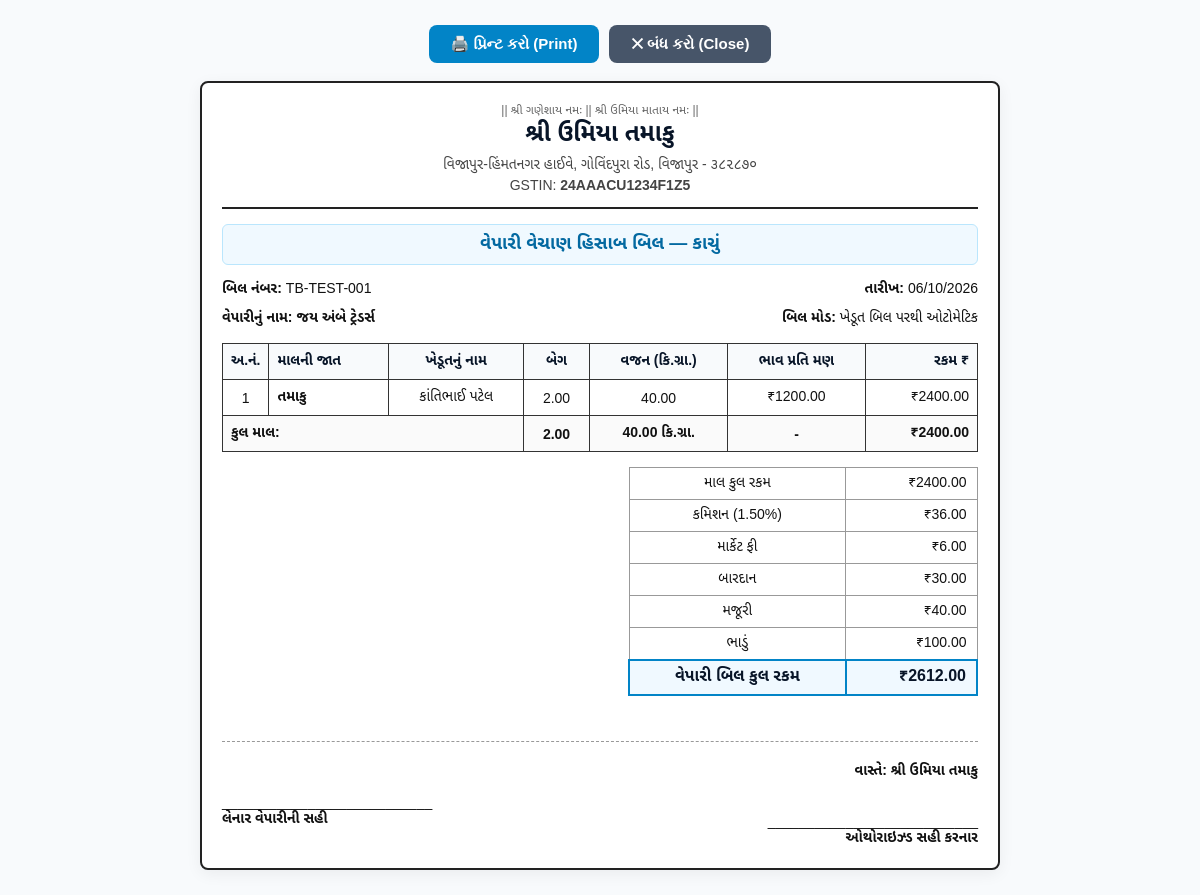
The page /print/trader/1/ (signed in) on the database its author committed.
### billing/models.py (models this page shows, shortened)
class TraderBill(models.Model):
    BILL_TYPES = [
        ('કાચું', 'કાચું બિલ'),
        ('GST', 'GST બિલ'),
    ]
    MODES = [
        ('auto', 'ખેડૂત બિલ પરથી ઓટોમેટિક'),
        ('manual', 'મેન્યુઅલ'),
    ]
    bill_no = models.CharField(max_length=50, unique=True, verbose_name="બિલ નંબર")
    date = models.DateField(default=timezone.now, verbose_name="તારીખ")
    firm_name = models.CharField(max_length=200, blank=True, default="", verbose_name="પેઢીનું નામ")
    trader_name = models.CharField(max_length=150, verbose_name="વેપારીનું નામ")
    bill_type = models.CharField(max_length=10, choices=BILL_TYPES, default='કાચું', verbose_name="બિલ પ્રકાર")
    mode = models.CharField(max_length=10, choices=MODES, default='auto', verbose_name="બનાવવાની રીત")
    base_amount = models.DecimalField(max_digits=14, decimal_places=2, default=0.00, verbose_name="માલ કુલ ₹")
    commission_rate = models.DecimalField(max_digits=5, decimal_places=2, default=1.50, verbose_name="કમિશન %")
    commission_amount = models.DecimalField(max_digits=12, decimal_places=2, default=0.00, verbose_name="કમિશન ₹")
    market_fee = models.DecimalField(max_digits=12, decimal_places=2, default=0.00, verbose_name="માર્કેટ ફી ₹")
    bardan_amount = models.DecimalField(max_digits=12, decimal_places=2, default=0.00, verbose_name="બારદાન ₹")
    labor = models.DecimalField(max_digits=12, decimal_places=2, default=0.00, verbose_name="મજૂરી ₹")
    rent = models.DecimalField(max_digits=12, decimal_places=2, default=0.00, verbose_name="ભાડું ₹")
    gst_rate = models.DecimalField(max_digits=5, decimal_places=2, default=0.00, verbose_name="GST %")
    tax_amount = models.DecimalField(max_digits=12, decimal_places=2, default=0.00, verbose_name="GST ₹")
    total_amount = models.DecimalField(max_digits=14, decimal_places=2, default=0.00, verbose_name="કુલ બિલ ₹")
    created_at = models.DateTimeField(auto_now_add=True)
    class Meta:
        ordering = ['-date', '-id']
        verbose_name = "વેપારી બિલ"
        verbose_name_plural = "વેપારી બિલો"
    @property
    def total_bags(self):
        return sum(item.bags for item in self.items.all())
    @property
    def total_weight(self):
        return sum(item.weight for item in self.items.all())

class FirmSetting(models.Model):
    firm_name = models.CharField(max_length=200, default="શ્રી ખેડૂત એન્ટરપ્રાઇઝ", verbose_name="પેઢીનું નામ")
    firm_address = models.TextField(blank=True, default="", verbose_name="પેઢીનું સરનામું")
    firm_gst = models.CharField(max_length=30, blank=True, default="", verbose_name="પેઢીનો GST નંબર")
    bardan_rate = models.DecimalField(max_digits=10, decimal_places=2, default=15.00, verbose_name="બારદાન દર (દર બેગ ₹)")
    market_fee_rate = models.DecimalField(max_digits=10, decimal_places=2, default=3.00, verbose_name="માર્કેટ ફી દર (દર બેગ ₹)")
    commission_rate = models.DecimalField(max_digits=5, decimal_places=2, default=1.50, verbose_name="કમિશન દર (%)")
    initial_cash = models.DecimalField(max_digits=14, decimal_places=2, default=0.00, verbose_name="પ્રારંભિક રોકડ બેલેન્સ ₹")
    initial_bank = models.DecimalField(max_digits=14, decimal_places=2, default=0.00, verbose_name="પ્રારંભિક બેંક બેલેન્સ ₹")
    bank_name = models.CharField(max_length=150, blank=True, default="", verbose_name="બેંકનું નામ")
    bank_account = models.CharField(max_length=60, blank=True, default="", verbose_name="બેંક ખાતા નંબર")
    sign_name = models.CharField(max_length=150, blank=True, default="", verbose_name="સહી કરનારનું નામ")
    sign_gst = models.CharField(max_length=30, blank=True, default="", verbose_name="સહી કરનારનો GST નંબર")
    class Meta:
        verbose_name = "પેઢી સેટિંગ"
        verbose_name_plural = "પેઢી સેટિંગ્સ"
    @classmethod
    def get_settings(cls):
        setting, _ = cls.objects.get_or_create(id=1)
        return setting

class TraderBillItem(models.Model):
    bill = models.ForeignKey(TraderBill, on_delete=models.CASCADE, related_name='items')
    farmer_bill = models.ForeignKey(FarmerBill, null=True, blank=True, on_delete=models.SET_NULL, related_name='trader_bill_items')
    farmer_name = models.CharField(max_length=150, blank=True, default="", verbose_name="ખેડૂતનું નામ")
    item_type = models.CharField(max_length=100, default="તમાકુ", verbose_name="માલની જાત")
    trader_name = models.CharField(max_length=150, blank=True, default="", verbose_name="વેપારી")
    bags = models.DecimalField(max_digits=10, decimal_places=2, default=0, verbose_name="બેગ")
    weight = models.DecimalField(max_digits=10, decimal_places=2, default=0, verbose_name="વજન (કિ.ગ્રા.)")
    rate = models.DecimalField(max_digits=10, decimal_places=2, default=0, verbose_name="ભાવ પ્રતિ મણ (20 કિ.ગ્રા.)")
    amount = models.DecimalField(max_digits=12, decimal_places=2, default=0, verbose_name="રકમ ₹")

### billing/views.py (the view)
# urls.py: path('print/trader/<int:bill_id>/', views.print_trader_bill, name='print_trader_bill'),
@login_required
def print_trader_bill(request, bill_id):
    bill = get_object_or_404(TraderBill, id=bill_id)
    st = get_current_settings()
    return render(request, 'billing/print_trader_bill.html', {'bill': bill, 'st': st})

### billing/context_processors.py (called while the page is built)
def global_settings(request):
    try:
        setting = FirmSetting.get_settings()
    except Exception:
        setting = None
    return {
        'firm_setting': setting,
        'today_date': timezone.now().date(),
    }

### billing/views.py (called while the page is built)
def get_current_settings():
    return FirmSetting.get_settings()

### templates/billing/print_trader_bill.html (shortened to what this page needs)
<!doctype html>
<html lang="gu">
<head>
</head>
<body>
  <div class="print-actions noprint">
    <button class="btn-print" onclick="window.print()">🖨️ પ્રિન્ટ કરો (Print)</button>
    <button class="btn-print btn-close" onclick="window.close()">✕ બંધ કરો (Close)</button>
  </div>
  <div class="bill-box">
    <div class="top-header">
      <div style="font-size: 12px; color: #666;">|| શ્રી ગણેશાય નમઃ || શ્રી ઉમિયા માતાય નમઃ ||</div>
      <h1>{{ bill.firm_name|default:st.firm_name }}</h1>
      <p>{{ st.firm_address }}</p>
      {% if st.firm_gst %}<p>GSTIN: <b>{{ st.firm_gst }}</b></p>{% endif %}
    </div>
    <div class="bill-title">
      વેપારી વેચાણ હિસાબ બિલ — {{ bill.bill_type }}
    </div>
    <div class="meta-grid">
      <div><b>બિલ નંબર:</b> {{ bill.bill_no }}</div>
      <div class="text-right"><b>તારીખ:</b> {{ bill.date|date:"d/m/Y" }}</div>
      <div><b>વેપારીનું નામ:</b> <b>{{ bill.trader_name }}</b></div>
      <div class="text-right"><b>બિલ મોડ:</b> {{ bill.get_mode_display }}</div>
    </div>
    <div class="tablewrap-print">
    <table>
      <thead>
        <tr>
          <th style="width: 40px;">અ.નં.</th>
          <th class="text-left">માલની જાત</th>
          <th>ખેડૂતનું નામ</th>
          <th>બેગ</th>
          <th>વજન (કિ.ગ્રા.)</th>
          <th>ભાવ પ્રતિ મણ</th>
          <th class="text-right">રકમ ₹</th>
        </tr>
      </thead>
      <tbody>
        {% for item in bill.items.all %}
        <tr>
          <td>{{ forloop.counter }}</td>
          <td class="text-left"><b>{{ item.item_type }}</b></td>
          <td>{{ item.farmer_name|default:"—" }}</td>
          <td>{{ item.bags }}</td>
          <td>{{ item.weight }}</td>
          <td>₹{{ item.rate }}</td>
          <td class="text-right">₹{{ item.amount }}</td>
        </tr>
        {% empty %}
        <tr><td colspan="7">કોઈ માલ નોંધાયેલ નથી.</td></tr>
        {% endfor %}
      </tbody>
      <tfoot>
        <tr style="background: #fafafa; font-weight: bold;">
          <td colspan="3" class="text-left">કુલ માલ:</td>
          <td>{{ bill.total_bags }}</td>
          <td>{{ bill.total_weight }} કિ.ગ્રા.</td>
          <td>-</td>
          <td class="text-right">₹{{ bill.base_amount }}</td>
        </tr>
      </tfoot>
    </table>
    </div>
    <div class="totals-area">
      <table class="totals-table">
        <tr>
          <td>માલ કુલ રકમ</td>
          <td class="text-right">₹{{ bill.base_amount }}</td>
        </tr>
        <tr>
          <td>કમિશન ({{ bill.commission_rate }}%)</td>
          <td class="text-right">₹{{ bill.commission_amount }}</td>
        </tr>
        <tr>
          <td>માર્કેટ ફી</td>
          <td class="text-right">₹{{ bill.market_fee }}</td>
        </tr>
        <tr>
          <td>બારદાન</td>
          <td class="text-right">₹{{ bill.bardan_amount }}</td>
        </tr>
        {% if bill.labor > 0 %}
        <tr>
          <td>મજૂરી</td>
          <td class="text-right">₹{{ bill.labor }}</td>
        </tr>
        {% endif %}
        {% if bill.rent > 0 %}
        <tr>
          <td>ભાડું</td>
          <td class="text-right">₹{{ bill.rent }}</td>
        </tr>
        {% endif %}
        <tr class="highlight">
          <td>વેપારી બિલ કુલ રકમ</td>
          <td class="text-right">₹{{ bill.total_amount }}</td>
        </tr>
      </table>
    </div>
    <div class="signatures">
      <div>
        <br><br>
        ___________________________<br>
        <b>લેનાર વેપારીની સહી</b>
      </div>
      <div style="text-align: right;">
        <b>વાસ્તે: {{ bill.firm_name|default:st.firm_name }}</b><br><br><br>
        ___________________________<br>
        <b>ઓથોરાઇઝ્ડ સહી કરનાર</b>
      </div>
    </div>
  </div>
</body>
</html>

### templates/billing/print_trader_bill.html (style rules this page uses)
* { box-sizing: border-box; }
body { font-family: Arial, "Noto Sans Gujarati", sans-serif; margin: 0; padding: 25px; color: #111; font-size: 14px; background: #f8fafc; }
.bill-box { max-width: 800px; width: 100%; margin: auto; border: 2px solid #222; padding: 20px; border-radius: 8px; background: #ffffff; box-shadow: 0 4px 16px rgba(0,0,0,0.06); }
.top-header { text-align: center; border-bottom: 2px solid #222; padding-bottom: 12px; margin-bottom: 15px; }
.top-header h1 { margin: 0 0 5px; font-size: 24px; color: #081528; }
.top-header p { margin: 2px 0; color: #444; }
.bill-title { text-align: center; font-size: 18px; font-weight: bold; background: #f0f9ff; color: #0369a1; padding: 8px; margin-bottom: 15px; border-radius: 6px; border: 1px solid #bae6fd; }
.meta-grid { display: grid; grid-template-columns: 1fr 1fr; gap: 10px; margin-bottom: 15px; }
.tablewrap-print { width: 100%; overflow-x: auto; -webkit-overflow-scrolling: touch; margin-bottom: 15px; }
table { width: 100%; border-collapse: collapse; min-width: 580px; }
th, td { border: 1px solid #333; padding: 8px; text-align: center; }
th { background: #f8fafc; color: #081528; }
.text-left { text-align: left; }
.text-right { text-align: right; }
.totals-area { display: flex; justify-content: flex-end; margin-top: 10px; }
.totals-table { width: 350px; border-collapse: collapse; min-width: auto; }
.totals-table td { padding: 6px 10px; border: 1px solid #999; }
.totals-table tr.highlight td { background: #f0f9ff; font-weight: bold; font-size: 16px; border: 2px solid #0284c7; color: #081528; }
.signatures { display: flex; justify-content: space-between; margin-top: 45px; padding-top: 20px; border-top: 1px dashed #999; }
.print-actions { text-align: center; margin-bottom: 18px; display: flex; justify-content: center; gap: 10px; flex-wrap: wrap; }
.btn-print { background: #0284c7; color: white; border: none; padding: 10px 22px; font-size: 15px; cursor: pointer; border-radius: 8px; font-weight: 600; display: inline-flex; align-items: center; gap: 6px; }
.btn-close { background: #475569; }

### rows shown on the page
TraderBill: firm_name "શ્રી ઉમિયા તમાકુ", bill_type "કાચું", bill_no "TB-TEST-001", date "06/10/2026", trader_name "જય અંબે ટ્રેડર્સ", mode "ખેડૂત બિલ પરથી ઓટોમેટિક", total_bags "2.00", total_weight "40.00", base_amount "2400.00", commission_rate "1.50", commission_amount "36.00", market_fee "6.00", bardan_amount "30.00", labor "40.00", rent "100.00", total_amount "2612.00"
FirmSetting: firm_address "વિજાપુર-હિંમતનગર હાઈવે, ગોવિંદપુરા રોડ, વિજાપુર - ૩૮૨૮૭૦", firm_gst "24AAACU1234F1Z5"
TraderBillItem: item_type "તમાકુ", farmer_name "કાંતિભાઈ પટેલ", bags "2.00", weight "40.00", rate "1200.00", amount "2400.00"
